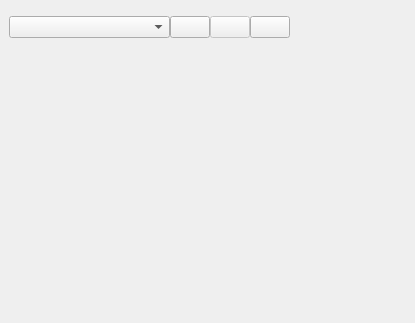
<?xml version="1.0" encoding="UTF-8"?>
<ui version="4.0">
 <class>RRLImageViewWidget</class>
 <widget class="QWidget" name="RRLImageViewWidget">
  <property name="enabled">
   <bool>true</bool>
  </property>
  <property name="geometry">
   <rect>
    <x>0</x>
    <y>0</y>
    <width>415</width>
    <height>323</height>
   </rect>
  </property>
  <layout class="QVBoxLayout" name="verticalLayout" stretch="1">
   <property name="leftMargin">
    <number>0</number>
   </property>
   <property name="topMargin">
    <number>0</number>
   </property>
   <property name="rightMargin">
    <number>0</number>
   </property>
   <property name="bottomMargin">
    <number>0</number>
   </property>
   <item>
    <layout class="QHBoxLayout" name="image_layout" stretch="0">
     <property name="spacing">
      <number>0</number>
     </property>
     <item>
      <widget class="QScrollArea" name="scrollArea">
       <property name="frameShape">
        <enum>QFrame::NoFrame</enum>
       </property>
       <property name="widgetResizable">
        <bool>true</bool>
       </property>
       <widget class="QWidget" name="scrollAreaWidgetContents">
        <property name="geometry">
         <rect>
          <x>0</x>
          <y>0</y>
          <width>413</width>
          <height>321</height>
         </rect>
        </property>
        <property name="sizePolicy">
         <sizepolicy hsizetype="Expanding" vsizetype="Expanding">
          <horstretch>0</horstretch>
          <verstretch>0</verstretch>
         </sizepolicy>
        </property>
        <layout class="QHBoxLayout" name="horizontalLayout_4">
         <item>
          <widget class="rrl_image_view::RatioLayoutedFrame" name="image_frame">
           <property name="sizePolicy">
            <sizepolicy hsizetype="Expanding" vsizetype="Expanding">
             <horstretch>0</horstretch>
             <verstretch>0</verstretch>
            </sizepolicy>
           </property>
           <property name="minimumSize">
            <size>
             <width>0</width>
             <height>0</height>
            </size>
           </property>
           <property name="contextMenuPolicy">
            <enum>Qt::ActionsContextMenu</enum>
           </property>
           <property name="frameShape">
            <enum>QFrame::NoFrame</enum>
           </property>
           <property name="lineWidth">
            <number>1</number>
           </property>
           <widget class="QWidget" name="">
            <property name="geometry">
             <rect>
              <x>0</x>
              <y>0</y>
              <width>281</width>
              <height>36</height>
             </rect>
            </property>
            <layout class="QHBoxLayout" name="horizontalLayout_3">
             <property name="spacing">
              <number>0</number>
             </property>
             <property name="sizeConstraint">
              <enum>QLayout::SetDefaultConstraint</enum>
             </property>
             <property name="leftMargin">
              <number>0</number>
             </property>
             <item>
              <widget class="QComboBox" name="topics_combo_box">
               <property name="sizePolicy">
                <sizepolicy hsizetype="Minimum" vsizetype="Fixed">
                 <horstretch>1</horstretch>
                 <verstretch>0</verstretch>
                </sizepolicy>
               </property>
               <property name="autoFillBackground">
                <bool>false</bool>
               </property>
               <property name="sizeAdjustPolicy">
                <enum>QComboBox::AdjustToContents</enum>
               </property>
              </widget>
             </item>
             <item>
              <widget class="QPushButton" name="refresh_topics_push_button">
               <property name="sizePolicy">
                <sizepolicy hsizetype="Minimum" vsizetype="Fixed">
                 <horstretch>0</horstretch>
                 <verstretch>0</verstretch>
                </sizepolicy>
               </property>
               <property name="toolTip">
                <string>Refresh topics</string>
               </property>
               <property name="autoFillBackground">
                <bool>false</bool>
               </property>
               <property name="icon">
                <iconset theme="view-refresh">
                 <normaloff>.</normaloff>.</iconset>
               </property>
              </widget>
             </item>
             <item>
              <widget class="QPushButton" name="zoom_1_push_button">
               <property name="enabled">
                <bool>false</bool>
               </property>
               <property name="toolTip">
                <string>Original zoom</string>
               </property>
               <property name="autoFillBackground">
                <bool>false</bool>
               </property>
               <property name="icon">
                <iconset theme="zoom-original">
                 <normaloff>.</normaloff>.</iconset>
               </property>
               <property name="checkable">
                <bool>true</bool>
               </property>
              </widget>
             </item>
             <item>
              <widget class="QPushButton" name="save_as_image_push_button">
               <property name="sizePolicy">
                <sizepolicy hsizetype="Minimum" vsizetype="Fixed">
                 <horstretch>0</horstretch>
                 <verstretch>0</verstretch>
                </sizepolicy>
               </property>
               <property name="maximumSize">
                <size>
                 <width>99</width>
                 <height>16777215</height>
                </size>
               </property>
               <property name="toolTip">
                <string>Save as image</string>
               </property>
               <property name="autoFillBackground">
                <bool>false</bool>
               </property>
               <property name="icon">
                <iconset theme="image-x-generic">
                 <normaloff>.</normaloff>.</iconset>
               </property>
               <property name="iconSize">
                <size>
                 <width>16</width>
                 <height>16</height>
                </size>
               </property>
              </widget>
             </item>
            </layout>
            <zorder>refresh_topics_push_button</zorder>
            <zorder>save_as_image_push_button</zorder>
            <zorder>zoom_1_push_button</zorder>
            <zorder>topics_combo_box</zorder>
           </widget>
          </widget>
         </item>
        </layout>
       </widget>
      </widget>
     </item>
    </layout>
   </item>
  </layout>
 </widget>
 <customwidgets>
  <customwidget>
   <class>rrl_image_view::RatioLayoutedFrame</class>
   <extends>QFrame</extends>
   <header>rrl_image_view/ratio_layouted_frame.h</header>
   <container>1</container>
  </customwidget>
 </customwidgets>
 <resources/>
 <connections/>
</ui>
